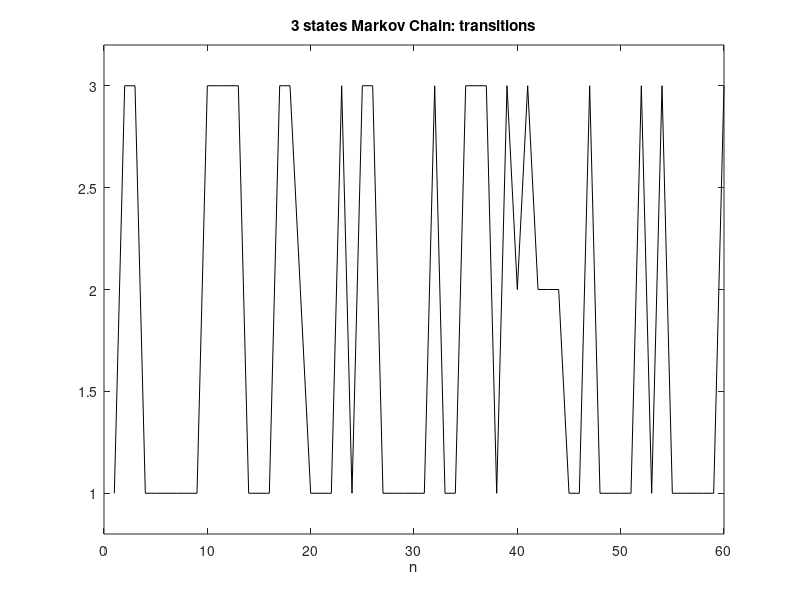

The MATLAB script that drew this image:
% Example of Markov Chain
% with 3 states

%transition matrix
T=[0.65 0.20 0.15;
   0.30 0.24 0.46;
   0.52 0.12 0.36];

%initial probabilities
pC=0.5; pS=0.4; pR=0.1;

%initial state
rand('state',sum(100*clock));
u=rand(1);
if u<pC, X=1; 
elseif u<pC+pS, X=2;
else X=3;
end;   

%initialize result R
if X==1, R='C'; end; %clouds
if X==2, R='S'; end; %sunny
if X==3, R='R'; end; %rain  

rX=zeros(1,60); %for state historic
rX(1)=X;

%run the process---------------
for nn=2:60,
   u=rand(1); 
  %state transitions
  if X==1, 
      if u<T(1,1), X=1; 
		elseif u<(T(1,1)+T(1,2)), X=2;
      else X=3;
      end; 
  end;    
  if X==2,
      if u<T(2,1), X=1; 
		elseif u<(T(2,1)+T(2,2)), X=2;
      else X=3;
      end;
   end;   
   if X==3,
      if u<T(3,1), X=1; 
		elseif u<(T(3,1)+T(3,2)), X=2;
      else X=3;
      end;     
   end;
      
rX(nn)=X; %store result
%concatenation     
if X==1, R=[R,'C']; end; %clouds
if X==2, R=[R,'S']; end; %sunny
if X==3, R=[R,'R']; end; %rain  
  
end;

disp(R);      
plot(rX,'k');
axis([0 60 0.8 3.2]);
title('3 states Markov Chain: transitions');
xlabel('n');
